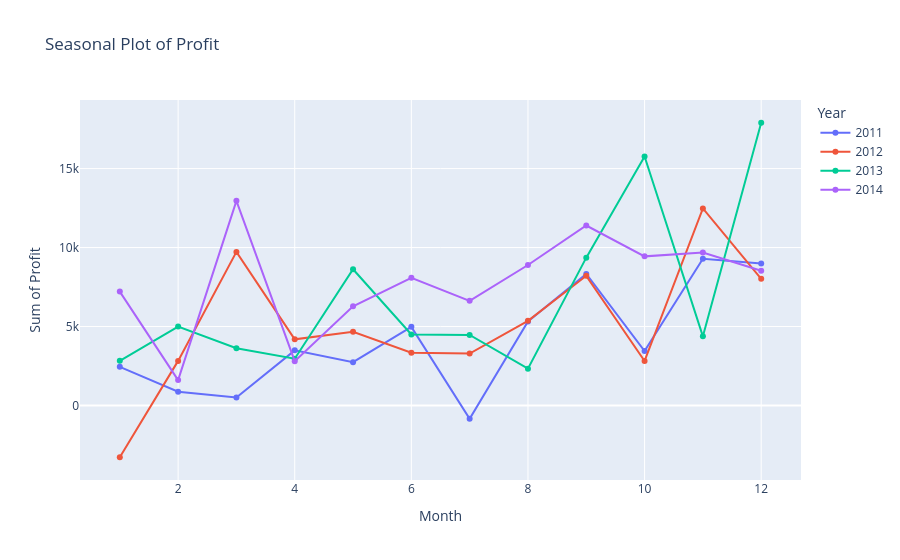

Notebook source saved alongside this figure:
### Code cell
agg_df = ss.groupby(['Order Year', 'Order Month'])['Profit'].sum().reset_index()

# Create a time series plot for each year in the same plot
fig = px.line(agg_df, x='Order Month', y='Profit', color='Order Year', title='Seasonal Plot of Profit',
              labels={'Order Year': 'Year', 'Profit': 'Sum of Profit', 'Order Month': 'Month'},markers=True)
# Show the interactive plot
fig.show()

### Figure 1 — Plotly figure (JSON) as saved in the notebook; plotly's stock layout.template omitted (floating-point values rounded to 4 significant figures)
{"data": [{"hovertemplate": "Year=2011<br>Month=%{x}<br>Sum of Profit=%{y}<extra></extra>", "legendgroup": "2011", "line": {"color": "#636efa", "dash": "solid"}, "marker": {"symbol": "circle"}, "mode": "lines+markers", "name": "2011", "orientation": "v", "showlegend": true, "type": "scatter", "x": [1, 2, 3, 4, 5, 6, 7, 8, 9, 10, 11, 12], "xaxis": "x", "y": [2447.0, 865.7, 498.7, 3489.0, 2739.0, 4977.0, -841.5, 5318.0, 8328.0, 3448.0, 9292.0, 8984.0], "yaxis": "y"}, {"hovertemplate": "Year=2012<br>Month=%{x}<br>Sum of Profit=%{y}<extra></extra>", "legendgroup": "2012", "line": {"color": "#EF553B", "dash": "solid"}, "marker": {"symbol": "circle"}, "mode": "lines+markers", "name": "2012", "orientation": "v", "showlegend": true, "type": "scatter", "x": [1, 2, 3, 4, 5, 6, 7, 8, 9, 10, 11, 12], "xaxis": "x", "y": [-3281.0, 2821.0, 9725.0, 4187.0, 4668.0, 3336.0, 3289.0, 5356.0, 8209.0, 2817.0, 12470.0, 8017.0], "yaxis": "y"}, {"hovertemplate": "Year=2013<br>Month=%{x}<br>Sum of Profit=%{y}<extra></extra>", "legendgroup": "2013", "line": {"color": "#00cc96", "dash": "solid"}, "marker": {"symbol": "circle"}, "mode": "lines+markers", "name": "2013", "orientation": "v", "showlegend": true, "type": "scatter", "x": [1, 2, 3, 4, 5, 6, 7, 8, 9, 10, 11, 12], "xaxis": "x", "y": [2825.0, 4996.0, 3625.0, 2958.0, 8627.0, 4500.0, 4465.0, 2328.0, 9360.0, 15760.0, 4376.0, 17900.0], "yaxis": "y"}, {"hovertemplate": "Year=2014<br>Month=%{x}<br>Sum of Profit=%{y}<extra></extra>", "legendgroup": "2014", "line": {"color": "#ab63fa", "dash": "solid"}, "marker": {"symbol": "circle"}, "mode": "lines+markers", "name": "2014", "orientation": "v", "showlegend": true, "type": "scatter", "x": [1, 2, 3, 4, 5, 6, 7, 8, 9, 10, 11, 12], "xaxis": "x", "y": [7209.0, 1606.0, 12960.0, 2804.0, 6274.0, 8088.0, 6624.0, 8894.0, 11400.0, 9441.0, 9683.0, 8533.0], "yaxis": "y"}], "layout": {"legend": {"title": {"text": "Year"}, "tracegroupgap": 0}, "title": {"text": "Seasonal Plot of Profit"}, "xaxis": {"anchor": "y", "domain": [0, 1], "title": {"text": "Month"}}, "yaxis": {"anchor": "x", "domain": [0, 1], "title": {"text": "Sum of Profit"}}}}
